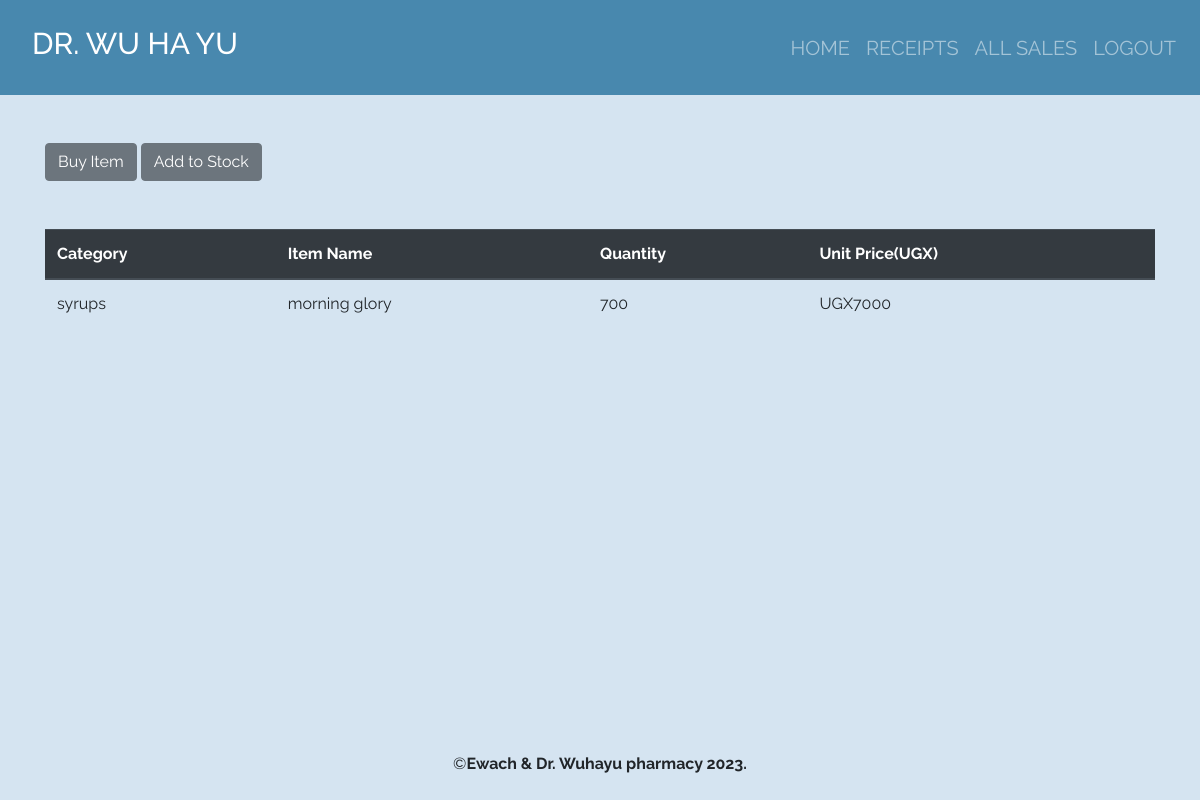
The page /home/7 (signed in) on the database its author committed.
### pharmacy/models.py (models this page shows, shortened)
class Product(models.Model):
    categoryName= models.ForeignKey(Stock_Category,on_delete=models.CASCADE,null=True, blank= True)
    itemName=models.CharField(max_length=50, null=True, blank=True)
    totalQuantity= models.IntegerField(default=0, null=True, blank=True)
    issuedQuantity=models.IntegerField(default=0, null=True, blank=True)
    receivedQuantity=models.IntegerField(default=0, null=True, blank=True)
    unitPrice= models.IntegerField(default=0, null=True, blank=True)
    manufacturer= models.CharField(max_length=50, null=True, blank=True)
    brand= models.CharField(max_length=50, null=True, blank=True)

class Stock_Category(models.Model):
    name = models.CharField(max_length=50, null=True, blank=True)
    def __str__(self) :
        return self.name

### pharmacy/views.py (the view)
# urls.py: path('home/<int:product_id>', views.product_detail, name='product_detail'),
@login_required
def product_detail(request, product_id):
    product = Product.objects.get(id = product_id)
    return render(request, 'products/product_detail.html', {'product': product})

### templates/products/product_detail.html
{% extends 'products/base.html'%} {% block content%}
<br></br>
<div class = "container">
    <a href="{% url 'issue_item' product.id %}" ><input type="submit" value="Buy Item" class="btn btn-secondary" btn type="button"/></a>
    <a href="{% url 'add_to_stock' product.id %}" ><input type= "submit" value="Add to Stock" class="btn btn-secondary btn" type="button"/></a>
</div>
<br></br>
<div class = "container">
  <table class="table">
    <thead class="thead-dark">
      <tr>
        <th scope="col">Category</th>
        <th scope="col">Item Name</th>
        <th scope="col">Quantity</th>
        <th scope="col">Unit Price(UGX)</th>
      </tr>
    </thead>
    <tbody>
      <tr>
        <td>{{product.categoryName}}</td>
        <td>{{product.itemName}}</td>
        <td>{{product.totalQuantity}}</td>
        <td>UGX{{product.unitPrice}}</td>
      </tr>
    </tbody>
  </table>
</div>
{% endblock%}

### pharmacy/static/css/main.css (style rules this page uses)
html,body { position: relative; overflow-x: hidden; width: 100% !important; height: 100vh; display: table; position: relative; background-position: center; background-attachment: scroll; -o-background-size: cover; -moz-background-size: cover; -webkit-background-size: cover; background-size: cover; background-repeat: no-repeat; }
body { background-color: hsl(208, 50%, 89%); font-family: 'raleway'; }

### rows shown on the page
Product: categoryName "syrups", itemName "morning glory", totalQuantity "700", unitPrice "7000"
